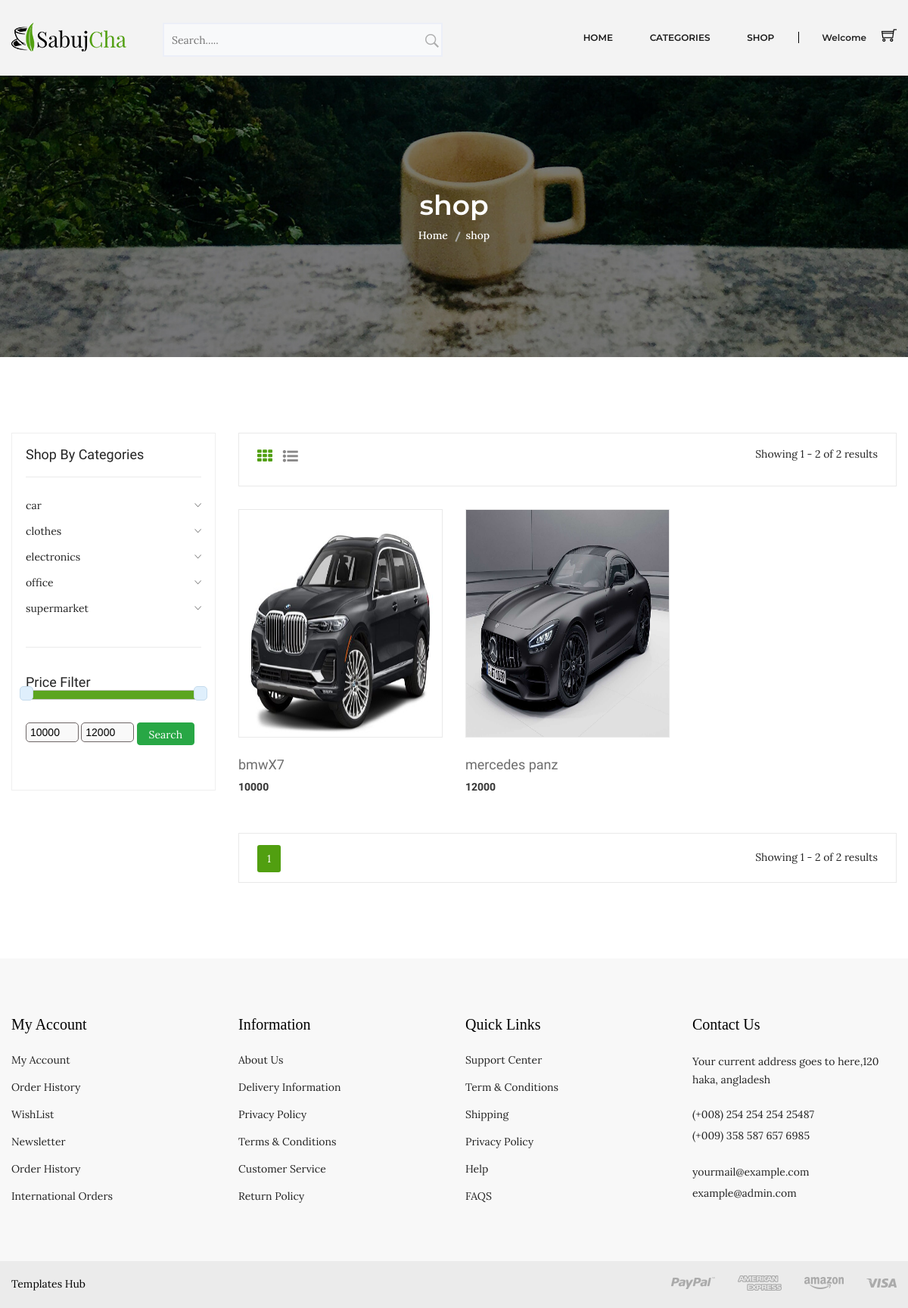
/shop.php?cat=2&page=1, run on the app's committed database.
### tables this page shows
CREATE TABLE `products` (
  `id` bigint(20) UNSIGNED NOT NULL,
  `name_en` varchar(50) NOT NULL,
  `name_ar` varchar(50) NOT NULL,
  `price` decimal(7,0) NOT NULL,
  `quantity` smallint(3) NOT NULL DEFAULT 1,
  `status` tinyint(1) NOT NULL COMMENT '1=>active , 0 => not active',
  `desc_en` varchar(1000) NOT NULL,
  `decs_ar` varchar(1000) NOT NULL,
  `image` varchar(50) NOT NULL,
  `brand_id` bigint(20) UNSIGNED DEFAULT NULL,
  `subcategory_id` bigint(20) UNSIGNED NOT NULL,
  `created_at` timestamp NOT NULL DEFAULT current_timestamp(),
  `updated_at` timestamp NOT NULL DEFAULT current_timestamp() ON UPDATE current_timestamp()
);

CREATE TABLE `categories` (
  `id` bigint(20) UNSIGNED NOT NULL,
  `name_en` varchar(25) NOT NULL,
  `name_ar` varchar(25) NOT NULL,
  `image` varchar(50) NOT NULL DEFAULT 'default.jpg',
  `status` tinyint(1) NOT NULL DEFAULT 1 COMMENT '1 => active , 0 => not active  ',
  `created_at` timestamp NOT NULL DEFAULT current_timestamp(),
  `updated_at` timestamp NOT NULL DEFAULT current_timestamp() ON UPDATE current_timestamp()
);

### app/database/models/Product.php (called while the page is built, shortened)
<?php
include_once __DIR__ . "\..\config\connection.php";
class Product extends connection implements crud
{
    private $name_en;
    private $status;
    private $subcategory_id;
    private $category_id;
    private $brand_id;
    private $limit ;
    private $offset;
    public function setStatus($status)
    {
        $this->status = $status;
        return $this;
    }
    public function setCategory_id($category_id)
    {
        $this->category_id = $category_id;
        return $this;
    }
    public function setLimit($limit)
    {
        $this->limit = $limit;
        return $this;
    }
    public function setOffset($offset)
    {
        $this->offset = $offset;
        return $this;
    }
    public function readBycat()
    {
        $query = "SELECT `id`,`name_en`,`desc_en`,`price`,`image` FROM `products_details` WHERE `status` = $this->status AND `category_id` = $this->category_id ORDER BY `price`,`name_en` LIMIT $this->limit OFFSET $this->offset";
        return $this->runDQL($query);
    }
    public function maxPriceAndMinPrice(){
       $value = "";
        if (isset($this->brand_id)) {
            $value = " WHERE `brand_id` = $this->brand_id";
        }elseif(isset($this->subcategory_id)){
            $value = " WHERE `subcategory_id` = $this->subcategory_id";
        }elseif(isset($this->category_id)){
            $value = " WHERE `category_id` = $this->category_id";
        }elseif(isset($this->name_en)){
            $value = " WHERE `name_en` LIKE '$this->name_en%' ORDER BY `price`,`name_en`";
        }else {
            $value = "";
        }
        $query = "SELECT COUNT(`id`) AS `total`, MAX(`price`) AS `max_price`, MIN(`price`) AS `min_price` FROM `products_details` $value ";
        return $this->runDQL($query) ;
    }
}

### app/database/config/connection.php (called while the page is built, shortened)
<?php
class connection {
   private $hostname = 'localhost';
   private $username = 'root';
   private $password = '';
   private $database = 'ecommerce';
   private $con;
    public function __construct()
    {
        $this->con = new mysqli($this->hostname,$this->username,$this->password,$this->database);
    }
    protected function runDQL($query)
    {
        $result = $this->con->query($query);
        if ($result->num_rows > 0) {
            return $result ;
        }else{
            return [];
        }
    }
}

### app/database/models/Category.php (called while the page is built, shortened)
<?php
include_once __DIR__."\..\config\connection.php";
class Category extends connection implements crud {
    private $status;
    public function setStatus($status)
    {
        $this->status = $status;
        return $this;
    }
    public function read()
    {
        $query = "SELECT `id`,`name_en` FROM `categories` WHERE `status` = $this->status  ORDER BY `name_en`";
        return $this->runDQL($query);
    }
}

### shop.php (the view, shortened to what this page needs)
<?php
include_once 'layout/header.php';
include_once 'layout/nav.php';
include_once 'layout/breadcrumb.php';
$productObject = new Product;
$productObject->setStatus(1);
$limit = 10;
$page = isset($_GET['page']) ? $_GET['page'] : 1;
$offset = ($page - 1) * $limit;
if ($_GET) {
    if (isset($_GET['sub']) && isset($_GET['page'])) {
        if (is_numeric($_GET['sub'])) {
            $subcategoryObject->setId($_GET['sub']);
            $subResult = $subcategoryObject->getSubById();
            if ($subResult) {
                $productObject->setSubcategory_id($_GET['sub']);
                $productObjectResult = $productObject->setLimit($limit)->setOffset($offset)->readBySub();
                $productObjectPriceResult = $productObject->setSubcategory_id($_GET['sub'])->maxPriceAndMinPrice();
                if (isset($productObjectPriceResult)) {
                    $filterPrice = $productObjectPriceResult->fetch_object();
                }
                $totalProducts = $filterPrice->total;
                $totalPages = ceil($totalProducts / $limit);
            } else {
                die;
            }
        } else {
            die;
        }
    } elseif (isset($_GET['cat'])) {
        if (is_numeric($_GET['cat']) && isset($_GET['page'])) {
            $categoryObject->setId($_GET['cat']);
            $catResult = $categoryObject->getCatById();
            if ($catResult) {
                $productObject->setCategory_id($_GET['cat']);
                $productObjectResult = $productObject->setLimit($limit)->setOffset($offset)->readBycat();
                $productObjectPriceResult = $productObject->setCategory_id($_GET['cat'])->maxPriceAndMinPrice();
                if (isset($productObjectPriceResult)) {
                    $filterPrice = $productObjectPriceResult->fetch_object();
                }
                $totalProducts = $filterPrice->total;
                $totalPages = ceil($totalProducts / $limit);
            } else {
                header('location:errors/404.php');
                die;
            }
        } else {
            header('location:errors/404.php');
            die;
        }
    } else {
    }
}
function unKnowGet($Get)
{
    if (isset($_GET['sub']) && $Get = $_GET['sub']) {
        $Get = 'sub=' . $_GET['sub'] . '&';
    } elseif (isset($_GET['cat']) && $Get = $_GET['cat']) {
        $Get = 'cat=' . $_GET['cat'] . '&';
    } elseif (isset($_GET['brand']) && $Get = $_GET['brand']) {
        $Get = 'brand=' . $_GET['brand'] . '&';
    } elseif (isset($_GET['search']) && $Get = $_GET['search']) {
        $Get = 'search=' . $_GET['search'] . '&';
    } else {
        $Get = '';
    }
    return $Get;
}
?>
<div class="shop-page-area ptb-100">
    <div class="container">
        <div class="row flex-row-reverse">
            <div class="col-lg-9">
                <div class="shop-topbar-left">
                    <div class="shop-topbar-wrapper">
                        <ul class="view-mode">
                            <li class="active"><a href="#product-grid" data-view="product-grid"><i
                                        class="fa fa-th"></i></a></li>
                            <li><a href="#product-list" data-view="product-list"><i class="fa fa-list-ul"></i></a></li>
                        </ul>
                        <p>Showing <?= $offset + 1 ?> - <?= min($offset + $limit, $totalProducts) ?> of
                            <?= $totalProducts ?> results </p>
                    </div>
                </div>
                <div class="grid-list-product-wrapper" id="searchRange">
                    <div class="product-grid product-view pb-20">
                        <div class="row">
                            <?php
                            if (!empty($productObjectResult)) {
                                $products = $productObjectResult->fetch_all(MYSQLI_ASSOC);
                                foreach ($products as $index => $product) {
                            ?>
                            <div class="product-width col-xl-4 col-lg-4 col-md-4 col-sm-6 col-12 mb-30"
                                id="searchRange">
                                <div class="product-wrapper">
                                    <div class="product-img">
                                        <a href="product-details.php?pro=<?= $product['id'] ?>">
                                            <img loading="lazy" alt="" src="assets/img/product/<?= $product['image'] ?>" style="height: 300px;">
                                        </a>
                                        <div class="product-action">
                                        </div>
                                    </div>
                                    <div class="product-content text-left">
                                        <div class="product-hover-style">
                                            <div class="product-title">
                                                <h4>
                                                    <a
                                                        href="product-details.php?pro=<?= $product['id'] ?>"><?= $product['name_en'] ?></a>
                                                </h4>
                                            </div>
                                        </div>
                                        <div class="product-price-wrapper">
                                            <span><?= $product['price'] ?></span>
                                        </div>
                                    </div>
                                </div>
                            </div>
                            <?php
                                }
                            }
                            ?>
                        </div>
                    </div>
                    <div class="pagination-total-pages">
                        <div class="pagination-style">
                            <ul>
                                <?php for ($i = 1; $i <= $totalPages; $i++) : ?>
                                <li><a class="<?= $i == $page ? 'active' : '' ?>"
                                        href="?<?= unKnowGet($_GET) ?>page=<?= $i ?>"><?= $i ?></a></li>
                                <?php endfor; ?>
                            </ul>
                        </div>
                        <div class="total-pages">
                            <p>Showing <?= $offset + 1 ?> - <?= min($offset + $limit, $totalProducts) ?> of
                                <?= $totalProducts ?> results </p>
                        </div>
                    </div>
                </div>
            </div>
            <div class="col-lg-3">
                <div class="shop-sidebar-wrapper gray-bg-7 shop-sidebar-mrg">
                    <div class="shop-widget">
                        <h4 class="shop-sidebar-title">Shop By Categories</h4>
                        <div class="shop-catigory">
                            <ul id="faq">
                                <?php
                                if (!empty($categoriesResult)) {
                                    foreach ($categoriesResult as $index => $category) {
                                ?>
                                <li> <a data-toggle="collapse" data-parent="#faq" href="#shop-catigory-<?= $index ?>">
                                        <?= $category['name_en'] ?> <i class="ion-ios-arrow-down"></i></a>
                                </li>
                                <?php
                                    }
                                }
                                ?>
                            </ul>
                        </div>
                    </div>
                    <div class="shop-price-filter mt-40 shop-sidebar-border pt-35">
                        <h4 class="shop-sidebar-title">Price Filter</h4>
                        <div class="row">
                            <div class="col-md-12">
                                <div id="slider-range" class="price-filter-range" name="rangeInput"></div>
                                <div style="margin:30px auto">
                                    <form method="post">
                                        <input type="number" name="min_price" min=0 max="<?= $filterPrice->max_price ?>"
                                            oninput="validity.valid||(value='<?= $filterPrice->min_price ?>');"
                                            id="min_price" class="price-range-field" />
                                        <input type="number" name="max_price" min=0 max="<?= $filterPrice->max_price ?>"
                                            oninput="validity.valid||(value='<?= $filterPrice->max_price ?>');"
                                            id="max_price" class="price-range-field" />
                                        <button class="btn btn-success rounded price-range-search"
                                            id="price-range-submt">Search</button>
                                    </form>
                                </div>
                            </div>
                        </div>
                    </div>
                </div>
            </div>
        </div>
    </div>
</div>
<?php
include_once "layout/footer.php";
?>
<?php
include_once "layout/endbody.php";
?>

### data on the page
products: image (picture), name_en "bmwX7", price "10000"
products: image (picture), name_en "mercedes panz", price "12000"
categories: name_en "car"
categories: name_en "clothes"
categories: name_en "electronics"
categories: name_en "office"
categories: name_en "supermarket"

### other printed values
$title "shop"
$offset + 1 "1"
min($offset + $limit, $totalProducts) "2"
$totalProducts "2"
